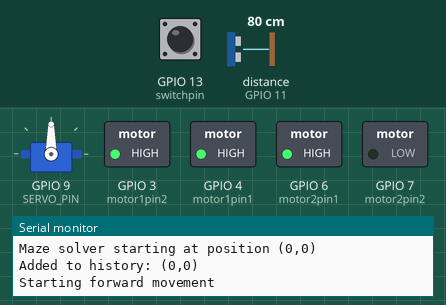
Recording of a sketch running on a simulated ESP32-S3. Shown: servo, switched loads named in the sketch (green lamp = pin HIGH), the last lines printed to the serial monitor. Dashed ring = blinking. The test bench sets the inputs (shaded band); at power-on: distance to the obstacle (sensor on GPIO 11) 80 cm, GPIO 13 (switchpin) HIGH. The echo pulse lasts 58.3 µs per cm.

Above: at 1.3 s.
1.4 s: distance to the obstacle (sensor on GPIO 11) set to 9 cm
4.9 s: distance to the obstacle (sensor on GPIO 11) set to 6 cm
At 5.53 s:
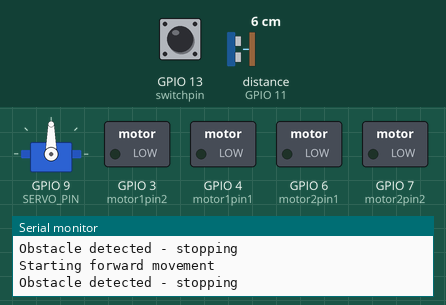
8.7 s: distance to the obstacle (sensor on GPIO 11) set to 2 cm
At 10.2 s:
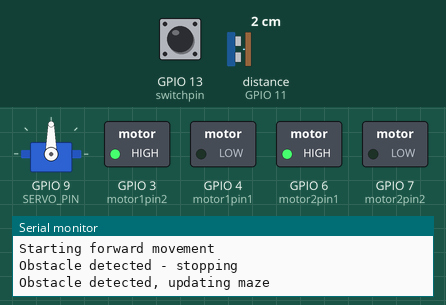
13.8 s: distance to the obstacle (sensor on GPIO 11) set to 4 cm
18.2 s: distance to the obstacle (sensor on GPIO 11) set to 7 cm
At 18.89 s:
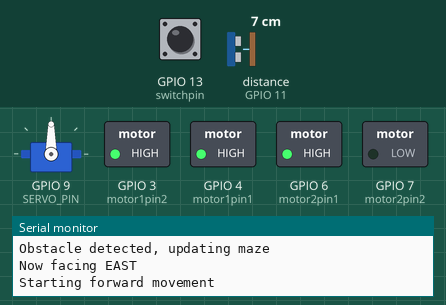
21.7 s: GPIO 13 (switchpin) pulled LOW for 0.15 s
Timing chart, 0 to 26.2 s (numbered marks = the images above; inputs shaded):
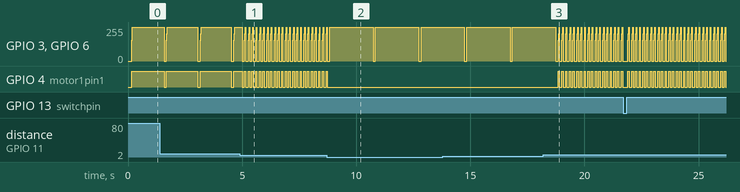

Measured:
- the behaviour switches between 8 and 7 cm on distance to the obstacle (sensor on GPIO 11) (found by bisection; images 0 and 1)
- the behaviour switches between 5 and 6 cm on distance to the obstacle (sensor on GPIO 11) (found by bisection; images 2 and 3)
- after the input at 4.9 s, GPIO 4 (motor1pin1): alternates HIGH for 0.06 s and LOW for 0.10 s, starting after 0.10 s
- after the input at 8.7 s, GPIO 4 (motor1pin1): goes on until 8.7 s, then stays LOW
- after the input at 18.2 s, GPIO 4 (motor1pin1): alternates HIGH for 0.06 s and LOW for 0.10 s, starting after 0.64 s
- by itself, GPIO 3 (motor1pin2), GPIO 6 (motor2pin1): alternates 255/255 for 1.9 s and 0/255 for 0.10 s
- by itself, GPIO 4 (motor1pin1): alternates HIGH for 1.4 s and LOW for 0.10 s

The sketch:

final_code.ino
```cpp
#include <ESP32Servo.h>
#include <Ultrasonic.h>

// Motor direction pins
#define motor1pin1 4
#define motor1pin2 3
#define motor2pin1 6
#define motor2pin2 7
#define switchpin 13
#define SERVO_PIN 9

#define trigpin 10
#define echopin 11

// Motor speed pins
#define motor1speed D2
#define motor2speed D5

// Servo positions
#define FRONT 90
#define LEFT 180
#define RIGHT 15

// Constants for navigation
#define OBSTACLE_DISTANCE 5
#define TURN_DURATION 1900
#define TURNING_SPEED 150
#define FORWARD_SPEED 255
#define LEFT_TRIM 0
#define RIGHT_TRIM 0
#define ACCEL_STEP 10
#define ACCEL_DELAY 10
#define SCAN_DELAY 500

// Maze configuration
#define GRID_SIZE 8
#define CELL_SIZE 22
#define MOVEMENT_CHECK_TIME 1300

// Direction definitions
#define NORTH 0
#define EAST 1
#define SOUTH 2
#define WEST 3

// Global variables
bool pathPrinted = false;
int switch_state;
Servo ultrasonicServo;
Ultrasonic ultrasonic(trigpin, echopin);
bool returnJourney = false;

// Current position and direction
struct Position {
    int x = 0;
    int y = 0;
    int facing = NORTH;
} currentPos;

// Cell structure for maze mapping
struct Cell {
    bool isWall = false;
    bool visited = false;
    int distanceToCenter;  // Modified to use minimum distance to any center cell
    int totalCost;
};

Cell maze[GRID_SIZE][GRID_SIZE];

// Path history tracking
#define MAX_HISTORY 64
struct CellHistory {
    int x[MAX_HISTORY];
    int y[MAX_HISTORY];
    int count = 0;
} pathHistory;

// Structure for scanning results
struct ScanResult {
    long leftDistance;
    long frontDistance;
    long rightDistance;
};

// Function to check if a cell is a center cell
bool isCenterCell(int x, int y) {
    return (x == 3 && y == 3) || (x == 3 && y == 4) ||
           (x == 4 && y == 3) || (x == 4 && y == 4);
}

// Calculate minimum Manhattan distance to any center cell
int calculateDistanceToCenter(int x, int y) {
    int minDist = GRID_SIZE * 2;  // Initialize to max possible distance
    int centerCoords[4][2] = {{3,3}, {3,4}, {4,3}, {4,4}};

    for(int i = 0; i < 4; i++) {
        int dist = abs(x - centerCoords[i][0]) + abs(y - centerCoords[i][1]);
        if(dist < minDist) {
            minDist = dist;
        }
    }
    return minDist;
}

// Initialize the maze
void initializeMaze() {
    for (int x = 0; x < GRID_SIZE; x++) {
        for (int y = 0; y < GRID_SIZE; y++) {
            maze[x][y].isWall = false;
            maze[x][y].visited = false;
            maze[x][y].distanceToCenter = calculateDistanceToCenter(x, y);
            maze[x][y].totalCost = maze[x][y].distanceToCenter;
        }
    }
}

// Update costs when a wall is found
void updateDistances(int x, int y) {
    if(x < 0 || x >= GRID_SIZE || y < 0 || y >= GRID_SIZE) return;

    maze[x][y].isWall = true;

    // Only update costs for immediate neighbors
    int dx[] = {0, 1, 0, -1};  // Adjacent cells
    int dy[] = {1, 0, -1, 0};

    for(int i = 0; i < 4; i++) {
        int nx = x + dx[i];
        int ny = y + dy[i];

        if(nx >= 0 && nx < GRID_SIZE && ny >= 0 && ny < GRID_SIZE && !maze[nx][ny].isWall) {
            // Increase cost for cells adjacent to walls
            maze[nx][ny].totalCost = maze[nx][ny].distanceToCenter + 2;
        }
    }
}

// Find the best next move considering walls and center direction
Position findBestMove() {
    Position bestMove = currentPos;
    int lowestCost = INT_MAX;
    bool foundMove = false;

    int dx[] = {0, 1, 0, -1};  // North, East, South, West
    int dy[] = {1, 0, -1, 0};

    // First priority: unvisited cells that lead to center
    for (int i = 0; i < 4; i++) {
        int newX = currentPos.x + dx[i];
        int newY = currentPos.y + dy[i];

        if (newX >= 0 && newX < GRID_SIZE && newY >= 0 && newY < GRID_SIZE) {
            if (!maze[newX][newY].isWall && !maze[newX][newY].visited) {
                int cost = maze[newX][newY].totalCost;
                if (cost < lowestCost) {
                    lowestCost = cost;
                    bestMove.x = newX;
                    bestMove.y = newY;
                    foundMove = true;
                }
            }
        }
    }

    // If no unvisited cells, allow revisiting cells (except walls)
    if (!foundMove) {
        lowestCost = INT_MAX;
        for (int i = 0; i < 4; i++) {
            int newX = currentPos.x + dx[i];
            int newY = currentPos.y + dy[i];

            if (newX >= 0 && newX < GRID_SIZE && newY >= 0 && newY < GRID_SIZE) {
                if (!maze[newX][newY].isWall) {
                    int cost = maze[newX][newY].totalCost;
                    if (cost < lowestCost) {
                        lowestCost = cost;
                        bestMove.x = newX;
                        bestMove.y = newY;
                        foundMove = true;
                    }
                }
            }
        }
    }

    return bestMove;
}

// Add current position to history
void addToHistory() {
    if (pathHistory.count < MAX_HISTORY) {
        pathHistory.x[pathHistory.count] = currentPos.x;
        pathHistory.y[pathHistory.count] = currentPos.y;
        pathHistory.count++;

        Serial.print("Added to history: (");
        Serial.print(currentPos.x);
        Serial.print(",");
        Serial.print(currentPos.y);
        Serial.println(")");
    }
}

// Update robot's position based on facing direction
void updatePosition() {
    int newX = currentPos.x;
    int newY = currentPos.y;

    switch(currentPos.facing) {
        case NORTH: newY++; break;
        case EAST:  newX++; break;
        case SOUTH: newY--; break;
        case WEST:  newX--; break;
    }

    // Apply grid boundaries
    newX = constrain(newX, 0, GRID_SIZE-1);
    newY = constrain(newY, 0, GRID_SIZE-1);

    // Update position
    currentPos.x = newX;
    currentPos.y = newY;
    addToHistory();

    Serial.print("Moved to (");
    Serial.print(currentPos.x);
    Serial.print(",");
    Serial.print(currentPos.y);
    Serial.println(")");
}

// Update robot's facing direction after a turn
void updateDirection(bool turnRight) {
    if(turnRight) {
        currentPos.facing = (currentPos.facing + 1) % 4;
    } else {
        currentPos.facing = (currentPos.facing + 3) % 4;
    }

    String directions[] = {"NORTH", "EAST", "SOUTH", "WEST"};
    Serial.print("Now facing ");
    Serial.println(directions[currentPos.facing]);
}

// Servo control functions
void lookFront() {
    ultrasonicServo.write(FRONT);
    delay(150);
}

void lookLeft() {
    ultrasonicServo.write(LEFT);
    delay(150);
}

void lookRight() {
    ultrasonicServo.write(RIGHT);
    delay(150);
}

// Scan surroundings and return distances
ScanResult scanSurroundings() {
    ScanResult scan;

    lookLeft();
    delay(SCAN_DELAY);
    scan.leftDistance = ultrasonic.read();

    lookFront();
    delay(SCAN_DELAY);
    scan.frontDistance = ultrasonic.read();

    lookRight();
    delay(SCAN_DELAY);
    scan.rightDistance = ultrasonic.read();

    lookFront();
    return scan;
}

// Movement functions
void forward() {
    if (switch_state == HIGH) {
        Serial.println("Starting forward movement");

        digitalWrite(motor1pin1, HIGH);
        digitalWrite(motor1pin2, LOW);
        digitalWrite(motor2pin1, HIGH);
        digitalWrite(motor2pin2, LOW);

        // Acceleration
        for (int speed = 155; speed <= FORWARD_SPEED; speed += 50) {
            analogWrite(motor1speed, speed + LEFT_TRIM);
            analogWrite(motor2speed, speed + RIGHT_TRIM);
            delay(20);
        }

        unsigned long startTime = millis();
        while ((millis() - startTime) < MOVEMENT_CHECK_TIME) {
            long currentDistance = ultrasonic.read();

            if (currentDistance <= OBSTACLE_DISTANCE + 2) {
                Serial.println("Obstacle detected - stopping");
                stop();
                return;
            }
            delay(100);
        }

        stop();
        updatePosition();
    }
}

void turnRight90() {
    if(switch_state == HIGH) {
        analogWrite(motor1speed, TURNING_SPEED);
        analogWrite(motor2speed, TURNING_SPEED);

        digitalWrite(motor1pin1, LOW);
        digitalWrite(motor1pin2, HIGH);
        digitalWrite(motor2pin1, HIGH);
        digitalWrite(motor2pin2, LOW);

        delay(TURN_DURATION);
        stop();

        updateDirection(true);
    }
}

void turnLeft90() {
    if(switch_state == HIGH) {
        analogWrite(motor1speed, TURNING_SPEED);
        analogWrite(motor2speed, TURNING_SPEED);

        digitalWrite(motor1pin1, HIGH);
        digitalWrite(motor1pin2, LOW);
        digitalWrite(motor2pin1, LOW);
        digitalWrite(motor2pin2, HIGH);

        delay(TURN_DURATION);
        stop();

        updateDirection(false);
    }
}

void stop() {
    analogWrite(motor1speed, 0);
    analogWrite(motor2speed, 0);

    digitalWrite(motor1pin1, LOW);
    digitalWrite(motor1pin2, LOW);
    digitalWrite(motor2pin1, LOW);
    digitalWrite(motor2pin2, LOW);
}

// Modified autonomous navigation
void navigateAutonomously() {
    long currentDistance = ultrasonic.read();

    // Check if we've reached any center cell
    if (isCenterCell(currentPos.x, currentPos.y)) {
        Serial.println("Reached center! Stopping navigation.");
        stop();
        return;
    }

    if (currentDistance <= OBSTACLE_DISTANCE) {
        stop();
        Serial.println("Obstacle detected, updating maze");

        // Calculate wall position
        int wallX = currentPos.x;
        int wallY = currentPos.y;

        switch(currentPos.facing) {
            case NORTH: wallY++; break;
            case EAST:  wallX++; break;
            case SOUTH: wallY--; break;
            case WEST:  wallX--; break;
        }

        // Update wall information and recalculate paths
        if (wallX >= 0 && wallX < GRID_SIZE && wallY >= 0 && wallY < GRID_SIZE) {
            updateDistances(wallX, wallY);
        }

        // Find best move considering walls and visited cells
        Position nextMove = findBestMove();

        // If no valid move found, try turning right and scanning again
        if (nextMove.x == currentPos.x && nextMove.y == currentPos.y) {
            turnRight90();
            return;
        }

        // Determine optimal direction to face
        int targetDirection;
        if (nextMove.x > currentPos.x) targetDirection = EAST;
        else if (nextMove.x < currentPos.x) targetDirection = WEST;
        else if (nextMove.y > currentPos.y) targetDirection = NORTH;
        else targetDirection = SOUTH;

        // Turn to face target direction
        while (currentPos.facing != targetDirection) {
            turnRight90();
        }
    }
    else {
        maze[currentPos.x][currentPos.y].visited = true;
        forward();
    }
}

// Setup function
void setup() {
    ESP32PWM::allocateTimer(0);
    ESP32PWM::allocateTimer(1);
    ESP32PWM::allocateTimer(2);
    ESP32PWM::allocateTimer(3);

    ultrasonicServo.setPeriodHertz(50);
    ultrasonicServo.attach(SERVO_PIN, 500, 2400);

    pinMode(motor1pin1, OUTPUT);
    pinMode(motor1pin2, OUTPUT);
    pinMode(motor2pin1, OUTPUT);
    pinMode(motor2pin2, OUTPUT);
    pinMode(motor1speed, OUTPUT);
    pinMode(motor2speed, OUTPUT);
    pinMode(switchpin, INPUT_PULLUP);

    lookFront();
    Serial.begin(115200);
    Serial.println("Maze solver starting at position (0,0)");

    initializeMaze();
    addToHistory();
}

// Main loop
void loop() {
    switch_state = digitalRead(switchpin);

    if(switch_state == HIGH) {
        pathPrinted = true;
        navigateAutonomously();
        delay(100);
    }
    else {
        stop();
        // if (pathPrinted) {
            Serial.println("\n=== FINAL PATH SUMMARY ===");
            Serial.print("Total cells visited: ");
            Serial.println(pathHistory.count);

            Serial.println("\nComplete Path:");
            for (int i = 0; i < pathHistory.count; i++) {
                Serial.print("(");
                Serial.print(pathHistory.x[i]);
                Serial.print(",");
                Serial.print(pathHistory.y[i]);
                Serial.print(")");

                if (i < pathHistory.count - 1) {
                    int dx = pathHistory.x[i+1] - pathHistory.x[i];
                    int dy = pathHistory.y[i+1] - pathHistory.y[i];
                    if (dx == 1) Serial.print(" → ");
                    else if (dx == -1) Serial.print(" ← ");
                    else if (dy == 1) Serial.print(" ↑ ");   // North
                    else if (dy == -1) Serial.print(" ↓ ");  // South
                }
            }
            Serial.println("\n======================\n");

            // Print maze state
            Serial.println("\nMaze State:");
            for (int y = GRID_SIZE-1; y >= 0; y--) {
                for (int x = 0; x < GRID_SIZE; x++) {
                    if (maze[x][y].isWall) Serial.print("W ");
                    else if (maze[x][y].visited) Serial.print("V ");
                    else Serial.print(". ");
                }
                Serial.println();
            }

            Serial.println("\nCosts to Center:");
            for (int y = GRID_SIZE-1; y >= 0; y--) {
                for (int x = 0; x < GRID_SIZE; x++) {
                    Serial.print(maze[x][y].totalCost);
                    Serial.print("\t");
                }
                Serial.println();
            }

            pathPrinted = false;
        // }
        delay(100);
    }
}
```
